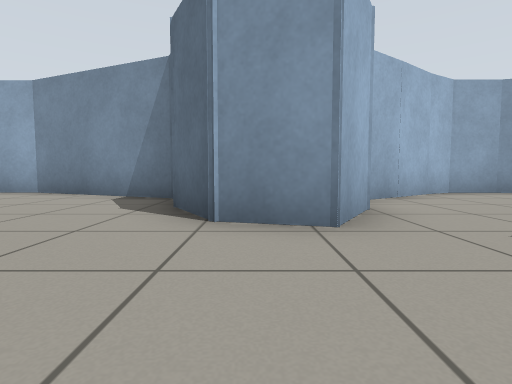
[1] (above)

23 first-person views from a walk through a robot-simulator world made for Gazebo. The camera is 0.5 m above the floor, tilts 4° down and sees 80° across. The floor is counted in squares, 1 m on a side. Each view is taken from the middle of a square. On the plan, view 1 faces up. The plan holds only what a view shows up to about 9 squares ahead; the rest is blank.

[2]
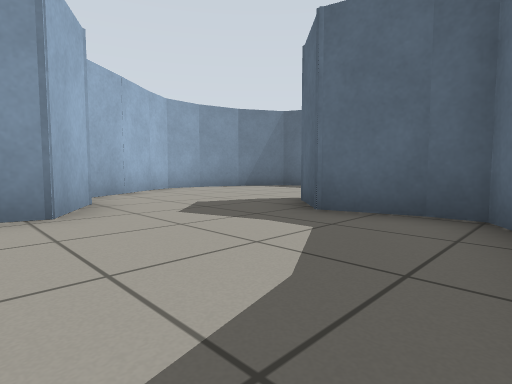

[3]
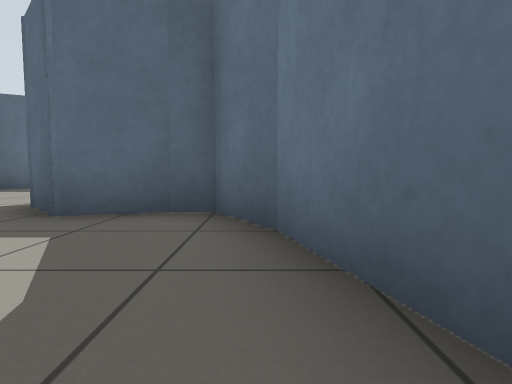

[4]
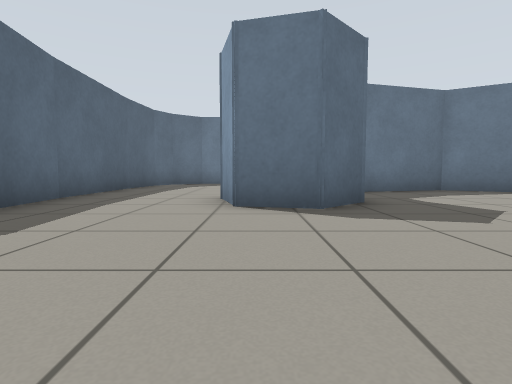

[5]
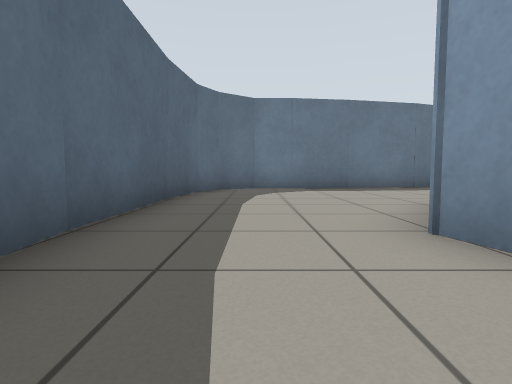

[6]
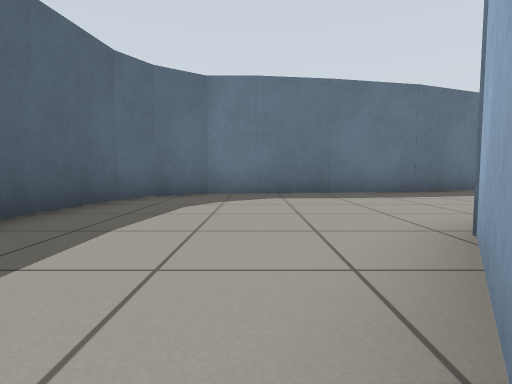

[7]
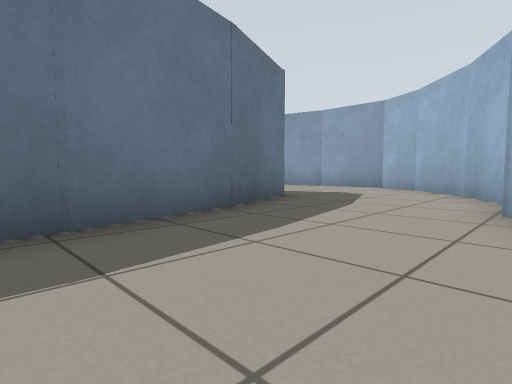

[8]
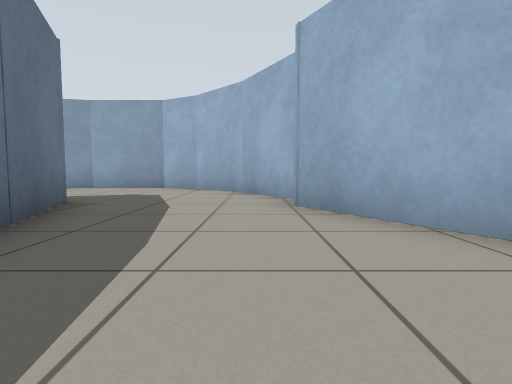

[9]
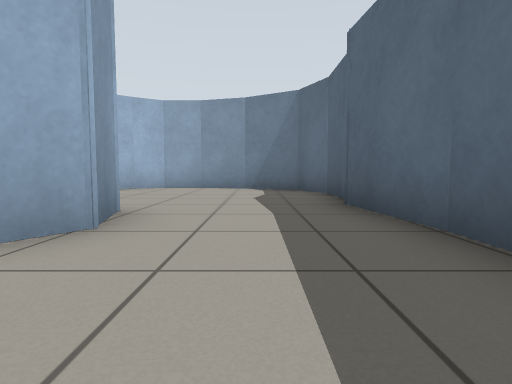

[10]
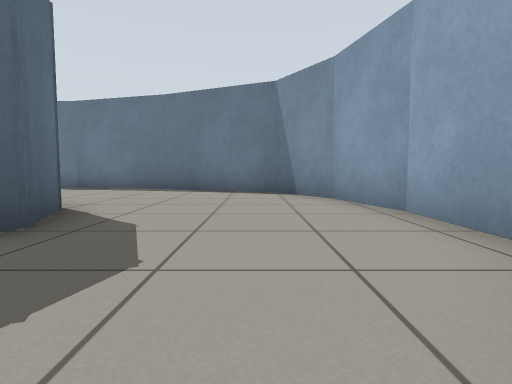

[11]
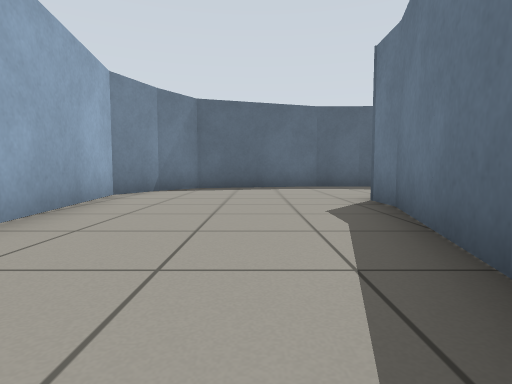

[12]
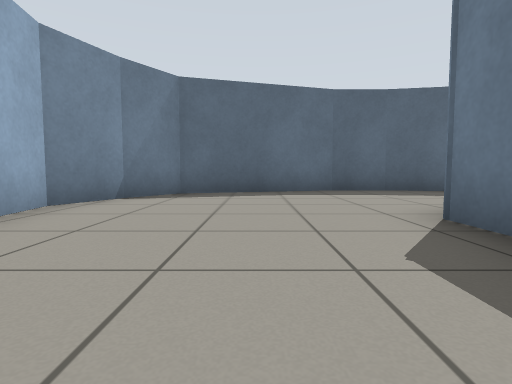

[13]
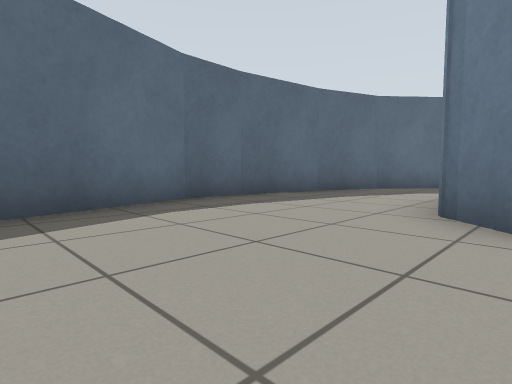

[14]
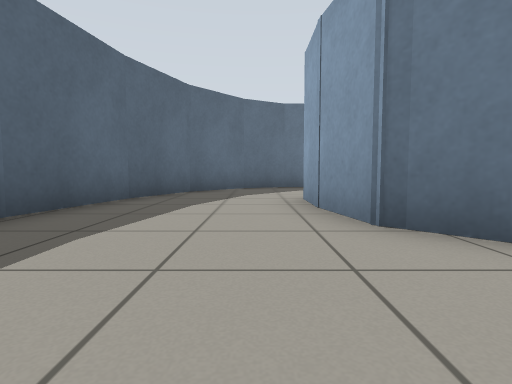

[15]
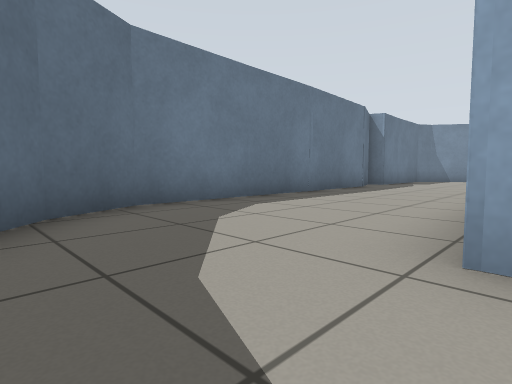

[16]
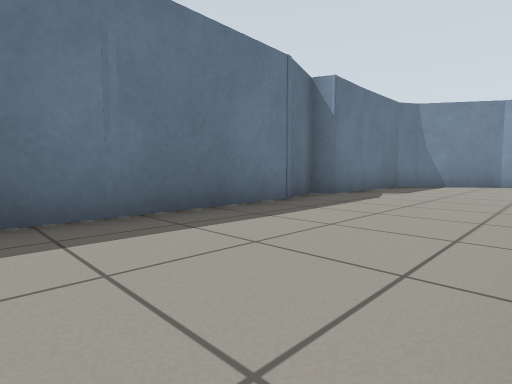

[17]
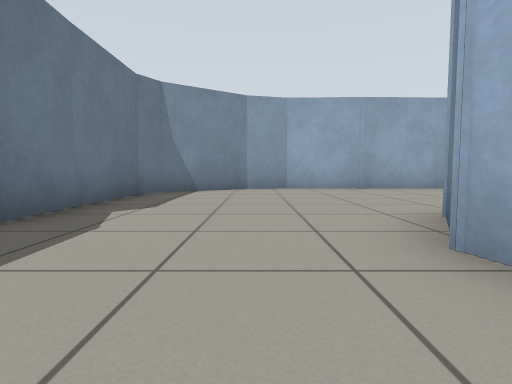

[18]
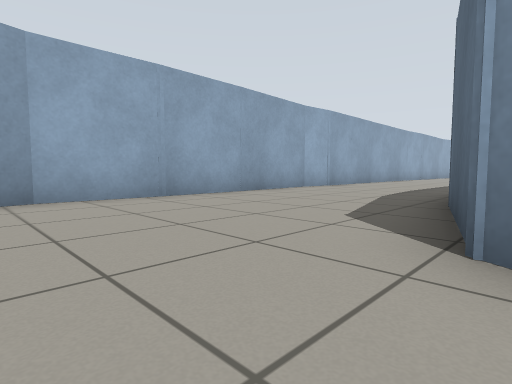

[19]
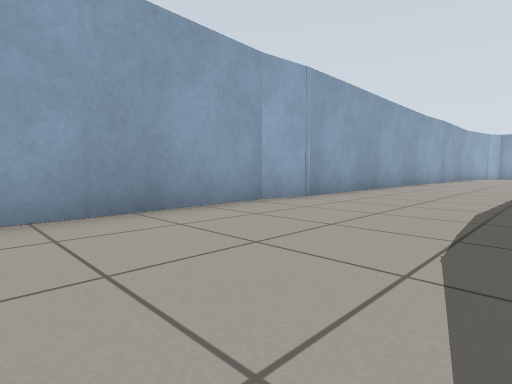

[20]
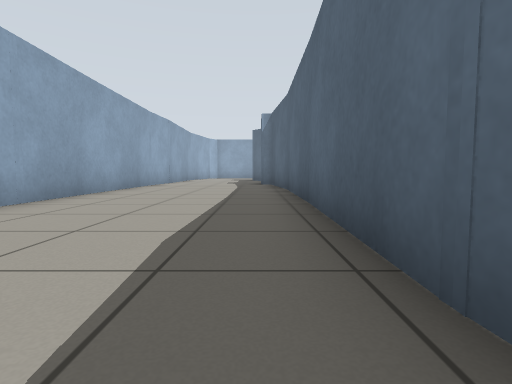

[21]
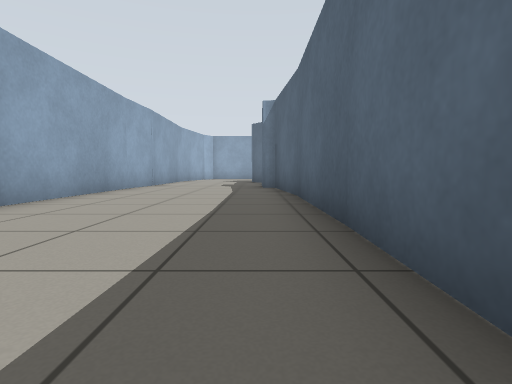

[22]
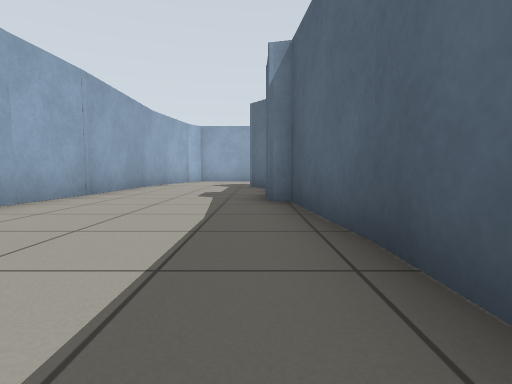

[23]
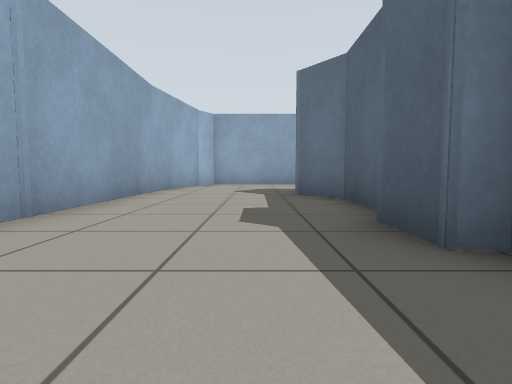

### Floor plan
Points are (right, up) in squares from view 1. A wall is a line through its corners. A room is listed if a view was taken in it or the views show most of it. See-through windows are left out.
Room 1 (views 1, 2, 3)
walls: (2.5, -1.2) (3.6, -0.5) (3.6, 0.1); (-1, -1) (0.3, -1.8) (2.6, -1.2); (3.7, -0.1) (3.3, 1.2); (0.7, 2.7) (-0.4, 3)
ways out: opening at (2, 1.3) to room 2; opening at (0, 1) to room 4
Room 2 (views 4, 5, 6, 7, 8, 9, 10)
walls: (2.9, -2.2) (0.6, -3.5); (3.3, 1.2) (4.1, 2.1) (5.3, 1.7) (5.6, 0.6) (4.3, -1.4); (8.6, 0.4) (8.3, 2.7); (5.9, -5.6) (7, -5.6) (7.9, -4.9) (8.4, -4.2) (8.6, -2.6) (8.6, 0.5); (8.6, 3.3) (8.6, 4.6) (8.1, 5.7) (6.7, 6.5); (-0.2, -3.3) (-2.1, -4.3); (1.4, 3.9) (0.7, 2.7); (2, -6.3) (6, -5.5); (-1.9, -4.2) (-3.4, -5.7); (0.2, -7) (2.3, -6.2); (6.8, 6.5) (5.4, 6.9); (5.5, 6.9) (4.3, 6.9) (1.7, 5.1); (-3.3, -5.6) (-3.9, -6.7)
ways out: opening at (2, 1.3) to room 1; opening at (-2, -6) to room 3
Room 3 (views 11, 12, 13, 14, 15)
walls: (3.1, -13.9) (4.1, -13.9) (4.9, -14.8) (5.2, -16.3); (0.3, -13.2) (3.3, -14); (0.5, -8.8) (0, -7.6); (6.6, -9.6) (5.3, -9.1) (1.8, -9.6); (5.2, -16) (5.2, -17.4); (8.7, -14) (7.7, -10.4) (6.5, -9.6); (8.6, -15.4) (8.6, -13.9); (-3.9, -8.7) (-3.4, -10.5) (-2.4, -12) (0.5, -13.2); (8.3, -17.6) (8.7, -15.2); (7.6, -19.3) (8.3, -17.4); (-3.9, -6.7) (-3.9, -8.8)
ways out: opening at (-2, -6) to room 2; opening at (6.5, -18.5) to room 4
Room 4 (views 16, 17, 18, 19, 20, 21, 22, 23)
walls: (-5.3, -12) (-5.1, -4.8); (-9.5, -9.8) (-9.7, -11.2); (-5.2, -4.9) (-5.4, -2.2) (-5.8, -2.1) (-5.8, -1); (-9.7, -6) (-9.4, -18.2); (-2.5, -17.7) (-2.9, -17.7) (-4.3, -16.9) (-5.1, -14.1); (-9.6, -18.1) (-9.3, -19.2) (-8, -21.1) (-7.4, -21.5); (-5.5, -0.1) (-5.5, 1.4) (-6.2, 2.4); (-7.5, -21.7) (-3.8, -21.5) (-3.6, -21.9) (-2.2, -21.4); (-2.4, -21.5) (5.3, -21.1); (-9.4, 3.4) (-9.4, -6.1); (-0.4, 3) (-1.2, 4.2); (-9.1, 5.2) (-9.5, 3.2); (5.1, -21.3) (6.3, -20.7) (7.6, -19.3); (-1.5, 5.5) (-4.8, 6.9) (-5.9, 6.9)
ways out: opening at (0, 1) to room 1; opening at (6.5, -18.5) to room 3

Where each view was taken, in squares from view 1:
view 1: 0 up, 0 right, facing up
view 2: 1 down, 0 right, facing up-right
view 3: 1 down, 0 right, facing right
view 4: 6 up, 5 right, facing down
view 5: 3 up, 7 right, facing down
view 6: 1 up, 6 right, facing down
view 7: 3 down, 5 right, facing down-left
view 8: 4 down, 5 right, facing left
view 9: 2 down, 7 right, facing up
view 10: 5 down, 2 left, facing down
view 11: 12 down, 1 left, facing right
view 12: 12 down, 1 right, facing right
view 13: 11 down, 4 right, facing down-right
view 14: 12 down, 6 right, facing down
view 15: 17 down, 7 right, facing down-left
view 16: 18 down, 2 right, facing down-left
view 17: 19 down, 1 left, facing left
view 18: 19 down, 4 left, facing up-left
view 19: 15 down, 6 left, facing up-left
view 20: 13 down, 6 left, facing up
view 21: 11 down, 6 left, facing up
view 22: 7 down, 6 left, facing up
view 23: 4 down, 7 left, facing up
